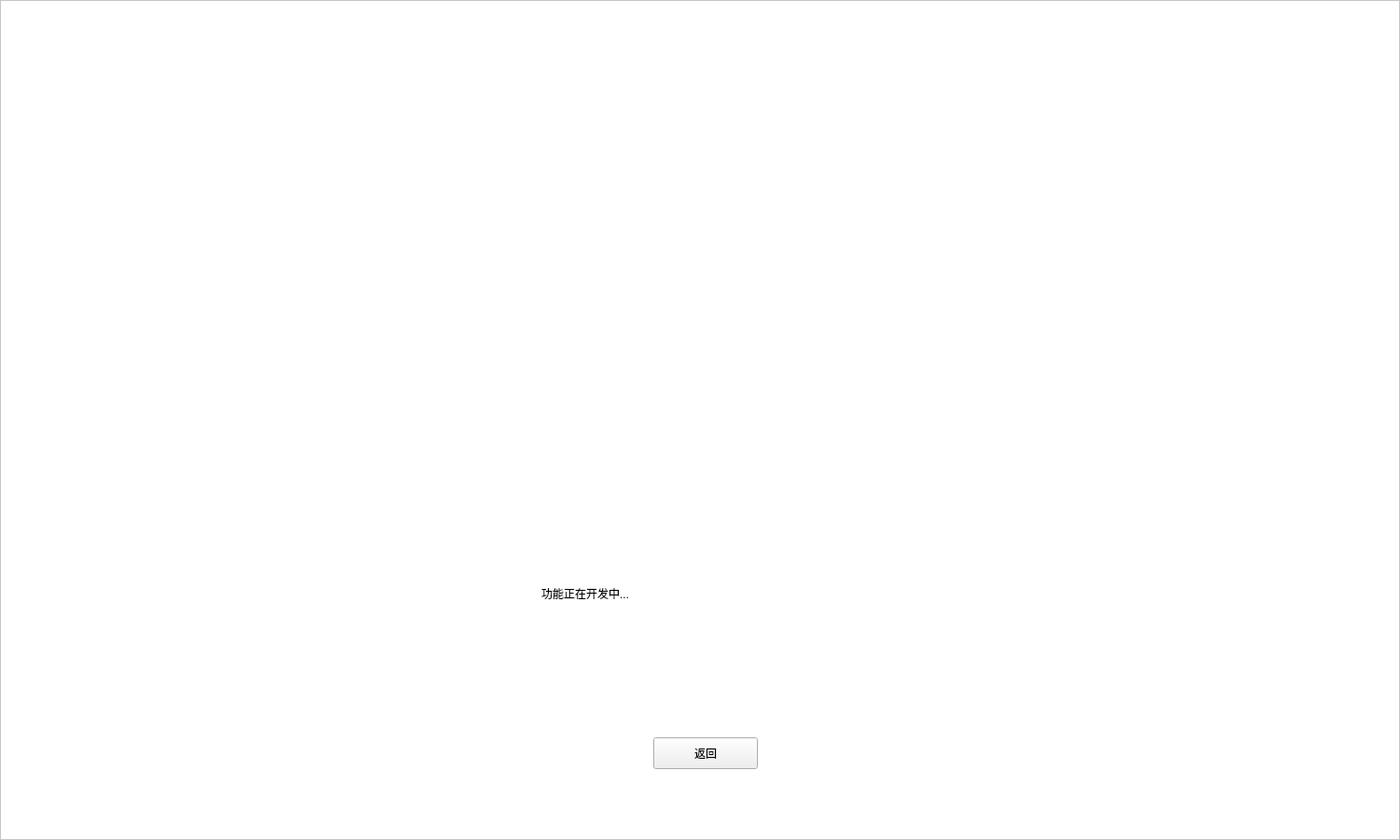
<?xml version="1.0" encoding="UTF-8"?>
<ui version="4.0">
 <class>ServeModeClass</class>
 <widget class="QWidget" name="ServeModeClass">
  <property name="geometry">
   <rect>
    <x>0</x>
    <y>0</y>
    <width>1500</width>
    <height>900</height>
   </rect>
  </property>
  <property name="windowTitle">
   <string>Form</string>
  </property>
  <widget class="QFrame" name="frame">
   <property name="geometry">
    <rect>
     <x>0</x>
     <y>0</y>
     <width>1500</width>
     <height>900</height>
    </rect>
   </property>
   <property name="styleSheet">
    <string notr="true">#frame{
	background-color: rgb(255, 255, 255);
}
</string>
   </property>
   <property name="frameShape">
    <enum>QFrame::StyledPanel</enum>
   </property>
   <property name="frameShadow">
    <enum>QFrame::Raised</enum>
   </property>
   <widget class="QLabel" name="label">
    <property name="geometry">
     <rect>
      <x>510</x>
      <y>80</y>
      <width>500</width>
      <height>500</height>
     </rect>
    </property>
    <property name="styleSheet">
     <string notr="true">background-image:url(./picture/serve_mode/404.png);</string>
    </property>
    <property name="text">
     <string/>
    </property>
   </widget>
   <widget class="QLabel" name="label_2">
    <property name="geometry">
     <rect>
      <x>580</x>
      <y>580</y>
      <width>391</width>
      <height>111</height>
     </rect>
    </property>
    <property name="styleSheet">
     <string notr="true">font: 25 24pt &quot;Adobe 宋体 Std L&quot;;</string>
    </property>
    <property name="text">
     <string>功能正在开发中...</string>
    </property>
   </widget>
   <widget class="QPushButton" name="btn_exit">
    <property name="geometry">
     <rect>
      <x>700</x>
      <y>790</y>
      <width>112</width>
      <height>34</height>
     </rect>
    </property>
    <property name="text">
     <string>返回</string>
    </property>
   </widget>
  </widget>
 </widget>
 <resources/>
 <connections/>
</ui>
